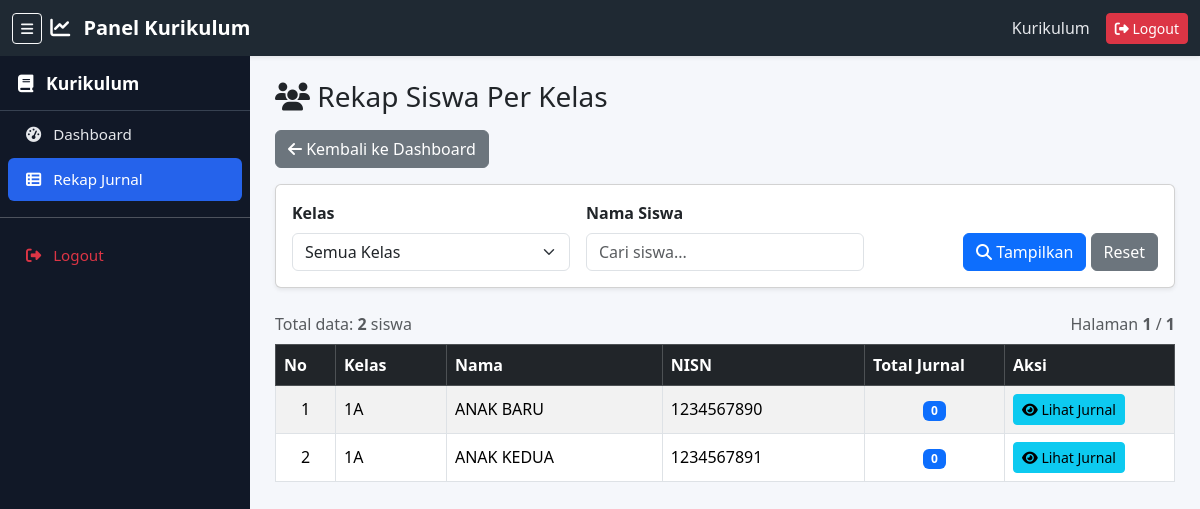
The app's page /kurikulum/rekap.php (signed in) with its own data.
### tables this page shows
CREATE TABLE `siswa` (
  `id` int NOT NULL,
  `nisn` varchar(20) NOT NULL,
  `nama` varchar(100) NOT NULL,
  `jenis_kelamin` enum('L','P') NOT NULL,
  `agama` varchar(50) NOT NULL,
  `id_kelas` int NOT NULL,
  `password` varchar(255) NOT NULL,
  `foto` varchar(255) NOT NULL DEFAULT 'default.png',
  `created_at` timestamp NULL DEFAULT CURRENT_TIMESTAMP
);

CREATE TABLE `kelas` (
  `id` int NOT NULL,
  `nama_kelas` varchar(50) NOT NULL,
  `id_guru_wali` int DEFAULT NULL
);

### kurikulum/rekap.php (the view, shortened to what this page needs)
<?php
include 'layout/header.php';
include 'layout/sidebar.php';
$filter_nama  = $_GET['nama'] ?? '';
$limit = 10;
$page  = (int)($_GET['page'] ?? 1);
$offset = ($page - 1) * $limit;
$where = " WHERE 1=1 ";
$sqlCount = "
    SELECT COUNT(*) AS total
    FROM siswa s
    JOIN kelas k ON s.id_kelas = k.id
    $where
";
$totalRows = (int)($conn->query($sqlCount)->fetch_assoc()['total'] ?? 0);
$totalPages = (int)ceil($totalRows / $limit);
$sql = "
    SELECT
        s.id AS id_siswa,
        s.nama,
        s.nisn,
        k.nama_kelas,
        COUNT(j.id) AS total_jurnal
    FROM siswa s
    JOIN kelas k ON s.id_kelas = k.id
    LEFT JOIN jurnal_siswa j ON j.id_siswa = s.id
    $where
    GROUP BY s.id, s.nama, s.nisn, k.nama_kelas
    ORDER BY k.nama_kelas ASC, s.nama ASC
    LIMIT $limit OFFSET $offset
";
$data = $conn->query($sql);
?>
<div class="content">
    <h3 class="mb-3">
        <i class="fas fa-users"></i> Rekap Siswa Per Kelas
    </h3>
    <a href="index.php" class="btn btn-secondary mb-3">
        <i class="fas fa-arrow-left"></i> Kembali ke Dashboard
    </a>
    <div class="card shadow-sm mb-4">
        <div class="card-body">
            <form method="GET" class="row g-3">
                <div class="col-md-4">
                    <label class="form-label"><b>Kelas</b></label>
                    <select name="id_kelas" class="form-select">
                        <option value="">Semua Kelas</option>
                    </select>
                </div>
                <div class="col-md-4">
                    <label class="form-label"><b>Nama Siswa</b></label>
                    <input type="text" name="nama" class="form-control"
                           placeholder="Cari siswa..."
                           value="<?= htmlspecialchars($filter_nama) ?>">
                </div>
                <div class="col-md-4 text-end align-self-end">
                    <button class="btn btn-primary">
                        <i class="fas fa-search"></i> Tampilkan
                    </button>
                    <a href="rekap.php" class="btn btn-secondary">
                        Reset
                    </a>
                </div>
            </form>
        </div>
    </div>
    <div class="d-flex justify-content-between align-items-center mb-2">
        <div class="text-muted">
            Total data: <b><?= $totalRows ?></b> siswa
        </div>
        <div class="text-muted">
            Halaman <b><?= $page ?></b> / <b><?= $totalPages ?></b>
        </div>
    </div>
    <div class="table-responsive">
        <table class="table table-bordered table-striped align-middle">
            <thead class="table-dark">
                <tr>
                    <th style="width:60px;">No</th>
                    <th>Kelas</th>
                    <th>Nama</th>
                    <th>NISN</th>
                    <th style="width:140px;">Total Jurnal</th>
                    <th style="width:170px;">Aksi</th>
                </tr>
            </thead>
            <tbody>
            <?php
            $no = $offset + 1;
            while($d = $data->fetch_assoc()):
            ?>
                <tr>
                    <td class="text-center"><?= $no++ ?></td>
                    <td><?= htmlspecialchars($d['nama_kelas']) ?></td>
                    <td><?= htmlspecialchars($d['nama']) ?></td>
                    <td><?= htmlspecialchars($d['nisn']) ?></td>
                    <td class="text-center">
                        <span class="badge bg-primary"><?= (int)$d['total_jurnal'] ?></span>
                    </td>
                    <td>
                        <a href="lihat_jurnal.php?id_siswa=<?= (int)$d['id_siswa'] ?>" class="btn btn-info btn-sm">
                            <i class="fas fa-eye"></i> Lihat Jurnal
                        </a>
                    </td>
                </tr>
            <?php endwhile; ?>
            </tbody>
        </table>
    </div>
</div>
<?php include 'layout/footer.php'; ?>

### kurikulum/layout/header.php (style rules this page uses)
body { overflow-x: hidden; background: #f5f7fb; font-family: "Segoe UI", Tahoma, Geneva, Verdana, sans-serif; }
.content { margin-left: 250px; padding: 80px 25px 30px 25px; width: calc(100% - 250px); transition: 0.3s; }

### records on screen
siswa: id_kelas.nama_kelas "1A", nama "ANAK BARU", nisn "1234567890", total_jurnal "0"
siswa: id_kelas.nama_kelas "1A", nama "ANAK KEDUA", nisn "1234567891", total_jurnal "0"

### other values on screen
$_SESSION['nama'] "Kurikulum"
$totalRows "2"
$page "1"
$totalPages "1"
